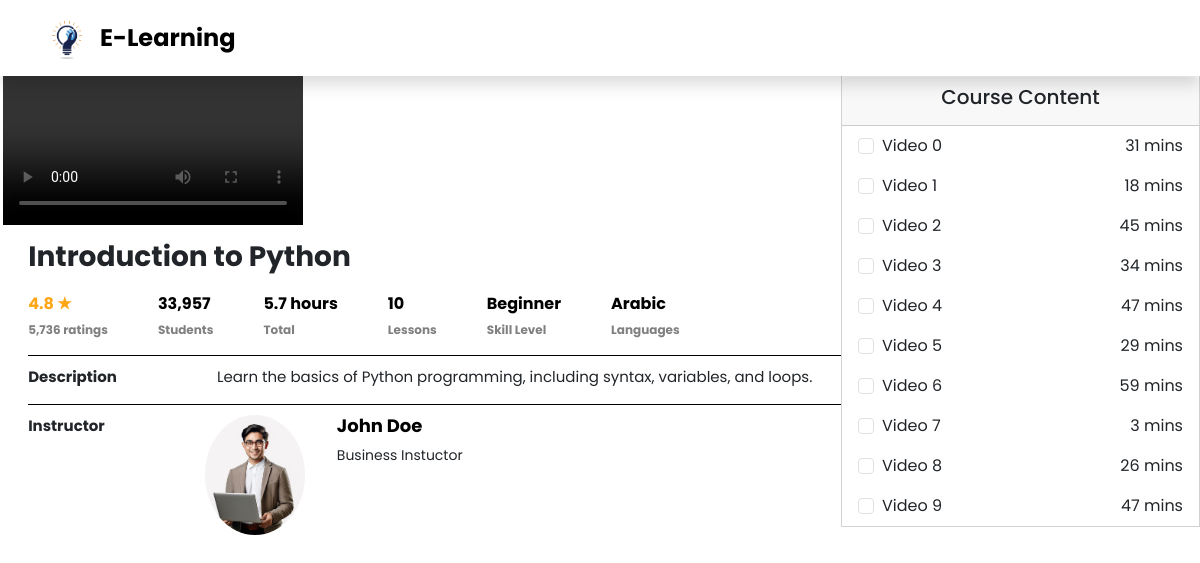
Screenshot of /course_content/course_page.php (signed in) with the database file from the repository.
### tables this page shows
CREATE TABLE `course` (
  `c_name` varchar(100) NOT NULL COMMENT 'Course Name',
  `c_id` int(11) NOT NULL COMMENT 'Course ID, Primary key that auto-increments',
  `c_desc` text NOT NULL COMMENT 'Description for course',
  `c_price` varchar(10) NOT NULL COMMENT 'Price of a course',
  `c_no_of_lessons` int(11) NOT NULL COMMENT 'Number of lessons in a course',
  `c_image` varchar(100) NOT NULL COMMENT 'Path to course image',
  `i_id` int(11) NOT NULL DEFAULT 1 COMMENT 'Instructor ID, foreign key from instructor table',
  `c_level` varchar(15) NOT NULL DEFAULT 'Beginner'
);

CREATE TABLE `instructor` (
  `i_name` varchar(50) NOT NULL COMMENT 'Instructor''s name',
  `i_id` int(11) NOT NULL COMMENT 'Instructor''s ID, Primary key, auto-incremented',
  `i_phone` varchar(13) NOT NULL COMMENT 'Instructor''s phone number',
  `i_email` varchar(40) NOT NULL COMMENT 'Instructor''s email address',
  `i_image` varchar(30) NOT NULL COMMENT 'Instructor''s Image Path',
  `i_bio` varchar(40) NOT NULL COMMENT 'Instructor''s Bio',
  `i_job_desc` varchar(1000) NOT NULL
);

### course_content/course_page.php (the view, shortened to what this page needs)
<?php
$conn = mysqli_connect("localhost", "root", "", "e_learning");
isset($_GET['c_id']) ? $c_id = $_GET['c_id'] : $c_id = 101;
$sql = "SELECT
            c.c_name,
            c.c_desc,
            c.i_id,
            c.c_no_of_lessons,
            c.c_level,
            i.i_name,
            i.i_image,
            i.i_bio
        FROM
            course c
        JOIN
            instructor i
        ON
            c.i_id = i.i_id
        WHERE
            c.c_id = '$c_id';";
$query = mysqli_query($conn, $sql);
$result = mysqli_fetch_assoc($query);
$c_name = $result['c_name'];
$c_desc = $result['c_desc'];
$c_no_of_lessons = $result['c_no_of_lessons'];
$c_level = $result['c_level'];
$i_id = $result['i_id'];
$i_name = $result['i_name'];
$i_image = $result['i_image'];
$i_bio = $result['i_bio'];
$total_time = 0;
$time = array();
for ($i = 1; $i <= $c_no_of_lessons; $i++) {
    $x = rand(2, 59);
    $total_time += $x;
    $time[] = $x;
}
?>
<!DOCTYPE html>
<html lang="en">
<head>
    <link rel="stylesheet" href="../bootstrap/css/bootstrap.min.css">
    <link rel="stylesheet" href="course_page.css">
</head>
<body>
    <header>
        <nav class="navbar navbar-expand-lg navbar-dark bg-primary shadow">
            <div class="container">
                <a class="navbar-brand d-flex align-items-center logo" href="../home/home.php">
                    <img src="../home/images/logo1.png" alt="Logo" width="50" height="50" class="me-2">
                    <span>E-Learning</span>
                </a>
            </div>
        </nav>
    </header>
    <section>
        <div class="course">
            <div class="course-main" style="width: 70%">
                <div class="course-video">
                    <video controls>
                        <source src="videos/video1.mp4" type="video/mp4">
                    </video>
                </div>
                <div class="course-card">
                    <h1><?php echo $c_name; ?></h1>
                    <div class="course-statics" style="display: flex;">
                        <div>
                            <h2 style="color: #ff9d00e8;">4.8 ★</h2>
                            <p>5,736 ratings</p>
                        </div>
                        <div>
                            <h2>33,957</h2>
                            <p>Students </p>
                        </div>
                        <div>
                            <h2><?php echo round(($total_time / 60), 1) . " hours" ?></h2>
                            <p>Total</p>
                        </div>
                        <div>
                            <h2><?php echo $c_no_of_lessons; ?></h2>
                            <p>Lessons</p>
                        </div>
                        <div>
                            <h2><?php echo $c_level; ?></h2>
                            <p>Skill Level</p>
                        </div>
                        <div>
                            <h2>Arabic</h2>
                            <p>Languages</p>
                        </div>
                    </div>
                    <div class="course-desc">
                        <b>Description</b>
                        <div>
                            <p><?php echo $c_desc; ?></p>
                        </div>
                    </div>
                    <div class="course-inst">
                        <b>Instructor</b>
                        <div>
                            <div style="display: flex;">
                                <img src="<?php echo '../home/' . $i_image; ?>" alt="" class="img-fluid rounded-circle"
                                    style="width: 100px; height: 120px; object-fit: cover;">
                                <ul>
                                    <h4 style="font-size: 18px; font-weight: bold; ">
                                        <a
                                            href="../instructor/instructor.php?i_id=<?php echo $i_id; ?>"><?php echo $i_name; ?></a>
                                    </h4>
                                    <p style="font-size: 14px;">
                                        <?php echo $i_bio . " Instuctor"; ?>
                                    </p>
                                </ul>
                            </div>
                        </div>
                    </div>
                </div>
            </div>
            <div class="container" style="width:30%; padding: 0px;">
                <div class="card" style=" border-radius: 0px; padding-top: 1px;">
                    <div class="card-header text-center">
                        <h5>Course Content</h5>
                    </div>
                    <?php
                    for ($i = 0; $i < $c_no_of_lessons; $i++) {
                        echo '<div id="section1Content" class="accordion-collapse collapse show" aria-labelledby="section1Heading" data-bs-parent="#courseAccordion">' .
                            '<div class="accordion-body">' .
                            '<ul class="list-group" style="border-radius: 0px;">' .
                            '<li class="list-group-item d-flex justify-content-between align-items-center clickable-item" data-action="#"> ' .
                            '<div>' .
                            '<input type="checkbox" class="form-check-input me-2" >' .
                            'Video ' . "$i" .
                            '</div>' .
                            '<span>' . $time[$i] . ' mins' . '</span>' .
                            '</li>
                                        </ul>
                                    </div>
                                </div>';
                    }
                    ?>
                </div>
            </div>
        </div>
    </section>
</body>
</html>

### course_content/course_page.css (style rules this page uses)
body { padding-top: 75px; padding-left: 3px; font-family: 'Poppins', sans-serif; gap: 0px; }
.navbar { background-color: #fff !important; position: fixed; top: 0; left: 0; width: 100%; z-index: 1000; box-shadow: 0 4px 6px rgba(0, 0, 0, 0.1); }
.navbar-brand span { font-size: 1.5rem; font-weight: bold; color: #000; }
.course { display: flex; margin: 0px; }
.course-main { align-items: flex-start; }
.course-video video { max-width: 100%; max-height: 60%; }
.course-card { background: white; padding-left: 3%; }
.course-card h1 { padding-top: 1%; font-size: 28px; font-weight: bold; }
.course-statics { gap: 50px; margin-top: 20px; border-bottom: 1px solid black; }
.course-statics div h2 { font-size: 16px; color: #000; font-weight: bold; }
.course-statics div p { color: gray; font-size: 12px; font-weight: bold; }
.course-desc { display: flex; gap: 100px; margin-top: 10px; font-size: 15px; border-bottom: 1px solid black; }
.course-inst { display: flex; gap: 100px; margin-top: 10px; font-size: 15px; }
.course-inst h4 a { text-decoration: none; color: #000; font-weight: bold; margin-top: 90px; }
.clickable-item { cursor: pointer; transition: background-color 0.2s ease-in-out; }
.list-group { border: none; }
.list-group-item { border: none; }

### rows the page displays
course: c_name "Introduction to Python", c_no_of_lessons "10", c_level "Beginner", c_desc "Learn the basics of Python programming, including syntax, variables, and loops.", i.i_image (picture), i.i_name "John Doe", i.i_bio "Business"

### other values shown
$total_time / 60 "5.7"
$time[$i] "31"
$time[$i] "18"
$time[$i] "45"
$time[$i] "34"
$time[$i] "47"
$time[$i] "29"
$time[$i] "59"
$time[$i] "3"
$time[$i] "26"
